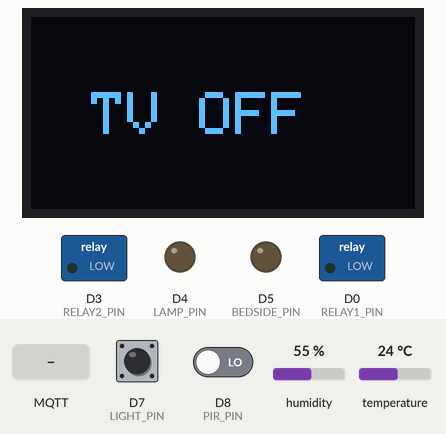
Recording of a sketch running on a simulated ESP8266 (NodeMCU). On the bench: 128×64 one-colour display, switched loads named in the sketch (green lamp = pin HIGH), output pins drawn as LEDs (lit = HIGH). The inputs (shaded band) are chosen by the test bench; at power-on: D8 (PIR_PIN) LOW, D7 (LIGHT_PIN) HIGH, humidity 55 %, temperature 24 °C. WiFi joins after 1.5 s; servers stay silent unless stated; no MQTT or app messages arrive unless stated; what the sketch prints to the serial monitor is not drawn.

Above: at 2.9 s.
3.0 s: D8 (PIR_PIN) driven HIGH
7.5 s: MQTT message "main_light" arrives on the first subscribed topic
9.0 s: MQTT message "fan" arrives on the first subscribed topic
10.5 s: MQTT message "desk_lamp" arrives on the first subscribed topic
12.0 s: D8 (PIR_PIN) driven LOW
Timing chart, 0 to 15.0 s (numbered marks = the images above; inputs shaded):
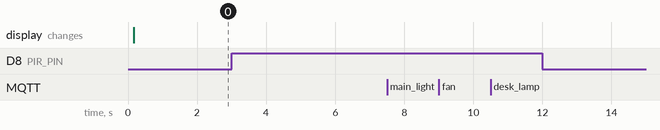

Measured:
- after the input at 3.0 s, every drawn part: stays the same
- after the input at 7.5 s, every drawn part: stays the same
- after the input at 9.0 s, every drawn part: stays the same
- after the input at 10.5 s, every drawn part: stays the same
- after the input at 12.0 s, every drawn part: stays the same

The sketch:

ESP8266_Node_1.ino
```cpp
#include <ESP8266WiFi.h>
#include <WiFiClientSecure.h>
#include <PubSubClient.h>
#include <ArduinoJson.h>
#include <DHT.h>
#include <Wire.h>
#include <Adafruit_GFX.h>
#include <Adafruit_SSD1306.h>

/*====================== WIFI & MQTT (Local Mosquitto 8883) ======================*/
const char* WIFI_SSID     = "MinhDuc";
const char* WIFI_PASSWORD = "18022004";

const char* MQTT_HOST     = "192.168.1.7";
const uint16_t MQTT_PORT  = 8883;

const char* MQTT_USER = "";
const char* MQTT_PASS = "";

/*====================== THỐNG NHẤT TOPIC VỚI API SERVER ======================*/
#define ROOM_1 "0101"


const char* TOPIC_SENSORS_2 = "hotel/room/" ROOM_1 "/sensors";


const char* TOPIC_CTRL_2    = "hotel/room/" ROOM_1 "/control";

/*====================== PIN MAPPING (NodeMCU) ======================*/
#define RELAY1_PIN D0
#define RELAY2_PIN D3
#define DHT_PIN    D6
#define PIR_PIN    D8
#define LIGHT_PIN  D7

// [MỚI THÊM] Sử dụng chân D4 và D5 cho 2 con LED
#define LAMP_PIN     D4
#define BEDSIDE_PIN  D5

#define DHTTYPE    DHT11

#define RELAY1_ACTIVE_LOW false  // Relay1: HIGH=ON
#define RELAY2_ACTIVE_LOW false  // Relay2: HIGH=ON
#define LAMP_ACTIVE_LOW   false  // Đèn bàn: HIGH=ON
#define BEDSIDE_ACTIVE_LOW false // Đèn ngủ: HIGH=ON

/*====================== OLED CẤU HÌNH ======================*/
#define SCREEN_WIDTH 128
#define SCREEN_HEIGHT 64
#define OLED_RESET    -1

Adafruit_SSD1306 display(SCREEN_WIDTH, SCREEN_HEIGHT, &Wire, OLED_RESET);

DHT dht(DHT_PIN, DHTTYPE);
WiFiClientSecure net;
PubSubClient mqtt(net);

/*====================== STATE / TIMERS ======================*/
bool relay1_on = false;
bool relay2_on = false;
bool isSmartTvOn = false;

float currentTemp = 24.0;
float currentHum = 50.0;

unsigned long lastSensorMs = 0;
const unsigned long SENSOR_INTERVAL_MS = 3000;

/*====================== HELPERS ======================*/
void updateOLED() {
  display.clearDisplay();
  display.setTextColor(SSD1306_WHITE);

  if (isSmartTvOn) {
    display.setTextSize(1);
    display.setCursor(0, 0);
    display.println("--- ROOM STATUS ---");

    display.setTextSize(2);
    display.setCursor(0, 20);
    display.printf("T: %.1fC\n", currentTemp);

    display.setCursor(0, 45);
    display.printf("H: %.1f%%\n", currentHum);
  } else {
    display.setTextSize(2);
    display.setCursor(20, 25);
    display.println("TV OFF");
  }

  display.display();
}

inline void writeRelay(uint8_t pin, bool on, bool activeLow) {
  int level = activeLow ? (on ? LOW : HIGH) : (on ? HIGH : LOW);
  digitalWrite(pin, level);
  Serial.printf("[RELAY/LED] pin=%u on=%d -> level=%d\n", pin, on, level);
}

void setRelay(uint8_t id, bool on) {
  if (id == 1) {
    relay1_on = on;
    writeRelay(RELAY1_PIN, on, RELAY1_ACTIVE_LOW);
  } else if (id == 2) {
    relay2_on = on;
    writeRelay(RELAY2_PIN, on, RELAY2_ACTIVE_LOW);
  }
}

/*====================== THỐNG NHẤT XỬ LÝ LỆNH ĐIỀU KHIỂN TỪ SERVER ======================*/
void handleCommand(const char* roomId, const char* payload, size_t len) {
  StaticJsonDocument<256> doc;
  DeserializationError err = deserializeJson(doc, payload, len);
  if (err) {
    Serial.println("[CMD] Parsing failed!");
    return;
  }

  const char* device = doc["device"] | "";
  bool state = doc["state"] | false;

  Serial.printf("[CMD] Lệnh từ phòng %s -> device: %s, state: %d\n", roomId, device, state);

  if (strcmp(device, "main_light") == 0) {
    setRelay(1, state);
  }
  else if (strcmp(device, "fan") == 0) {
    setRelay(2, state);
  }
  // [MỚI THÊM] Điều khiển Đèn Bàn
  else if (strcmp(device, "desk_lamp") == 0) {
    writeRelay(LAMP_PIN, state, LAMP_ACTIVE_LOW);
  }
  // [MỚI THÊM] Điều khiển Đèn Ngủ
  else if (strcmp(device, "bedside_lamp") == 0) {
    writeRelay(BEDSIDE_PIN, state, BEDSIDE_ACTIVE_LOW);
  }
  else if (strcmp(device, "tv") == 0) {
    isSmartTvOn = state;
    updateOLED();
  }
}

void mqttCallback(char* topic, byte* payload, unsigned int length) {
  Serial.print("[MQTT] IN "); Serial.print(topic); Serial.print(" => ");
  for (unsigned int i = 0; i < length; i++) Serial.print((char)payload[i]);
  Serial.println();

  if (strcmp(topic, TOPIC_CTRL_2) == 0) {
    handleCommand(ROOM_1, (const char*)payload, length);
  }
}

/*====================== NET / MQTT ======================*/
void connectWiFi() {
  Serial.print("[WiFi] Connecting");
  WiFi.mode(WIFI_STA);
  WiFi.begin(WIFI_SSID, WIFI_PASSWORD);
  uint8_t tries = 0;
  while (WiFi.status() != WL_CONNECTED) {
    delay(500); Serial.print(".");
    if (++tries > 60) break;
  }
  if (WiFi.status() == WL_CONNECTED) {
    Serial.print("\n[WiFi] Connected. IP: "); Serial.println(WiFi.localIP());
  } else {
    Serial.println("\n[WiFi] Failed to connect.");
  }
}

void connectMQTT() {
  net.setInsecure();

  mqtt.setServer(MQTT_HOST, MQTT_PORT);
  mqtt.setCallback(mqttCallback);

  while (!mqtt.connected()) {
    Serial.print("[MQTT] Connecting to Local TLS (8883)...");

    if (mqtt.connect("ESP8266_Hotel_0101", MQTT_USER, MQTT_PASS)) {
      Serial.println("connected");
      mqtt.subscribe(TOPIC_CTRL_2, 1);
    } else {
      Serial.print("failed, rc="); Serial.print(mqtt.state());
      Serial.println(" retry in 2s"); delay(2000);
    }
  }
}

/*====================== SETUP / LOOP ======================*/
void setup() {
  Serial.begin(115200); delay(80);

  Wire.begin(D2, D1);
  if(!display.begin(SSD1306_SWITCHCAPVCC, 0x3C)) {
    Serial.println(F("SSD1306 allocation failed"));
  } else {
    Serial.println(F("OLED Init Success"));
  }

  updateOLED();

  pinMode(RELAY2_PIN, INPUT_PULLUP);
  delay(20);
  pinMode(RELAY1_PIN, OUTPUT);
  pinMode(RELAY2_PIN, OUTPUT);
  pinMode(PIR_PIN,    INPUT_PULLUP);
  pinMode(LIGHT_PIN,  INPUT);

  // [MỚI THÊM] Khởi tạo Output cho 2 LED mới
  pinMode(LAMP_PIN, OUTPUT);
  pinMode(BEDSIDE_PIN, OUTPUT);

  // Tắt mọi thứ lúc mới khởi động
  writeRelay(RELAY1_PIN, false, RELAY1_ACTIVE_LOW);
  writeRelay(RELAY2_PIN, false, RELAY2_ACTIVE_LOW);
  writeRelay(LAMP_PIN, false, LAMP_ACTIVE_LOW);
  writeRelay(BEDSIDE_PIN, false, BEDSIDE_ACTIVE_LOW);

  dht.begin();
  connectWiFi();
  connectMQTT();
}

void loop() {
  if (WiFi.status() != WL_CONNECTED) connectWiFi();
  if (!mqtt.connected())             connectMQTT();
  mqtt.loop();

  unsigned long now = millis();

  if (now - lastSensorMs >= SENSOR_INTERVAL_MS) {
    lastSensorMs = now;

    float t = dht.readTemperature();
    float h = dht.readHumidity();

    if (isnan(t)) t = 24.0;
    if (isnan(h)) h = 50.0;

    currentTemp = t;
    currentHum = h;

    if (isSmartTvOn) {
      updateOLED();
    }

    bool motionDetected = (digitalRead(PIR_PIN) == HIGH);

    bool isLight = (digitalRead(LIGHT_PIN) == LOW);
    float lightLevel = isLight ? 800.0 : 100.0;

    StaticJsonDocument<256> doc;
    doc["temp"] = t;
    doc["humidity"] = h;
    doc["motion"] = motionDetected;
    doc["light"] = lightLevel;

    char out[256];
    size_t n = serializeJson(doc, out);

    mqtt.publish(TOPIC_SENSORS_2, (const uint8_t*)out, n, false);

    Serial.print("[PUB] SENSORS TO ROOM 0101 => ");
    Serial.println(out);
  }
}
```
